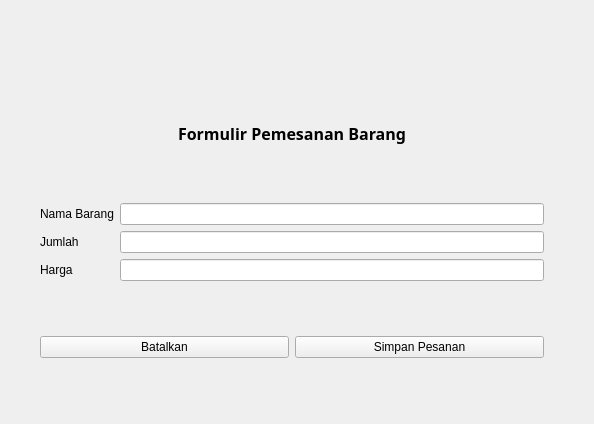
<?xml version="1.0" encoding="UTF-8"?>
<ui version="4.0">
 <class>Form</class>
 <widget class="QWidget" name="Form">
  <property name="geometry">
   <rect>
    <x>0</x>
    <y>0</y>
    <width>594</width>
    <height>424</height>
   </rect>
  </property>
  <property name="windowTitle">
   <string>Form</string>
  </property>
  <widget class="QWidget" name="verticalLayoutWidget">
   <property name="geometry">
    <rect>
     <x>40</x>
     <y>70</y>
     <width>504</width>
     <height>288</height>
    </rect>
   </property>
   <layout class="QVBoxLayout" name="verticalLayout">
    <item>
     <widget class="QLabel" name="label">
      <property name="font">
       <font>
        <family>Poppins</family>
        <pointsize>12</pointsize>
        <weight>75</weight>
        <bold>true</bold>
       </font>
      </property>
      <property name="text">
       <string>Formulir Pemesanan Barang</string>
      </property>
      <property name="alignment">
       <set>Qt::AlignCenter</set>
      </property>
     </widget>
    </item>
    <item>
     <layout class="QFormLayout" name="formLayout">
      <item row="0" column="0">
       <widget class="QLabel" name="usernameLabel">
        <property name="text">
         <string>Nama Barang</string>
        </property>
       </widget>
      </item>
      <item row="0" column="1">
       <widget class="QLineEdit" name="usernameLineEdit"/>
      </item>
      <item row="1" column="0">
       <widget class="QLabel" name="passwordLabel">
        <property name="text">
         <string>Jumlah</string>
        </property>
       </widget>
      </item>
      <item row="1" column="1">
       <widget class="QLineEdit" name="passwordLineEdit"/>
      </item>
      <item row="2" column="0">
       <widget class="QLabel" name="passwordLabel_2">
        <property name="text">
         <string>Harga</string>
        </property>
       </widget>
      </item>
      <item row="2" column="1">
       <widget class="QLineEdit" name="passwordLineEdit_2"/>
      </item>
     </layout>
    </item>
    <item>
     <layout class="QHBoxLayout" name="horizontalLayout">
      <item>
       <widget class="QPushButton" name="pushButton">
        <property name="text">
         <string>Batalkan</string>
        </property>
       </widget>
      </item>
      <item>
       <widget class="QPushButton" name="pushButton_2">
        <property name="text">
         <string>Simpan Pesanan</string>
        </property>
       </widget>
      </item>
     </layout>
    </item>
   </layout>
  </widget>
 </widget>
 <resources/>
 <connections/>
</ui>
